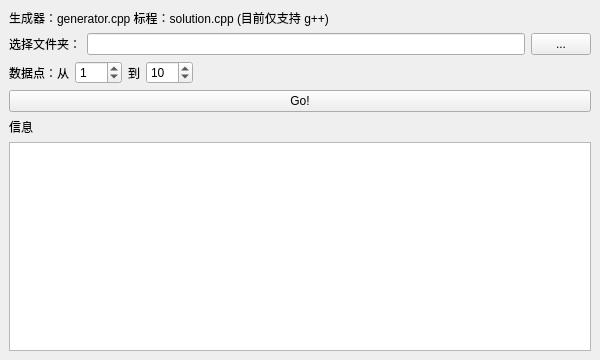
<?xml version="1.0" encoding="UTF-8"?>
<ui version="4.0">
 <class>MainWindow</class>
 <widget class="QMainWindow" name="MainWindow">
  <property name="geometry">
   <rect>
    <x>0</x>
    <y>0</y>
    <width>600</width>
    <height>360</height>
   </rect>
  </property>
  <property name="windowTitle">
   <string>qhelper v1.0 (alpha)</string>
  </property>
  <widget class="QWidget" name="centralwidget">
   <layout class="QVBoxLayout" name="verticalLayout_2">
    <item>
     <widget class="QLabel" name="label_hint">
      <property name="cursor">
       <cursorShape>IBeamCursor</cursorShape>
      </property>
      <property name="text">
       <string>生成器：generator.cpp 标程：solution.cpp (目前仅支持 g++)</string>
      </property>
      <property name="textInteractionFlags">
       <set>Qt::LinksAccessibleByMouse|Qt::TextSelectableByMouse</set>
      </property>
     </widget>
    </item>
    <item>
     <layout class="QHBoxLayout" name="horizontalLayout">
      <item>
       <widget class="QLabel" name="label_dir">
        <property name="text">
         <string>选择文件夹：</string>
        </property>
       </widget>
      </item>
      <item>
       <widget class="QLineEdit" name="line_dir">
        <property name="sizePolicy">
         <sizepolicy hsizetype="Expanding" vsizetype="Fixed">
          <horstretch>0</horstretch>
          <verstretch>0</verstretch>
         </sizepolicy>
        </property>
        <property name="readOnly">
         <bool>false</bool>
        </property>
       </widget>
      </item>
      <item>
       <widget class="QPushButton" name="button_dir">
        <property name="sizePolicy">
         <sizepolicy hsizetype="Preferred" vsizetype="Fixed">
          <horstretch>0</horstretch>
          <verstretch>0</verstretch>
         </sizepolicy>
        </property>
        <property name="maximumSize">
         <size>
          <width>60</width>
          <height>16777215</height>
         </size>
        </property>
        <property name="text">
         <string>...</string>
        </property>
       </widget>
      </item>
     </layout>
    </item>
    <item>
     <layout class="QHBoxLayout" name="horizontalLayout_2">
      <item>
       <widget class="QLabel" name="label_from">
        <property name="text">
         <string>数据点：从</string>
        </property>
       </widget>
      </item>
      <item>
       <widget class="QSpinBox" name="spin_from">
        <property name="sizePolicy">
         <sizepolicy hsizetype="Preferred" vsizetype="Fixed">
          <horstretch>0</horstretch>
          <verstretch>0</verstretch>
         </sizepolicy>
        </property>
        <property name="maximum">
         <number>999</number>
        </property>
        <property name="value">
         <number>1</number>
        </property>
       </widget>
      </item>
      <item>
       <widget class="QLabel" name="label_to">
        <property name="text">
         <string>到</string>
        </property>
       </widget>
      </item>
      <item>
       <widget class="QSpinBox" name="spin_to">
        <property name="sizePolicy">
         <sizepolicy hsizetype="Preferred" vsizetype="Fixed">
          <horstretch>0</horstretch>
          <verstretch>0</verstretch>
         </sizepolicy>
        </property>
        <property name="maximum">
         <number>999</number>
        </property>
        <property name="value">
         <number>10</number>
        </property>
       </widget>
      </item>
      <item>
       <spacer name="horizontalSpacer">
        <property name="orientation">
         <enum>Qt::Horizontal</enum>
        </property>
        <property name="sizeHint" stdset="0">
         <size>
          <width>40</width>
          <height>20</height>
         </size>
        </property>
       </spacer>
      </item>
     </layout>
    </item>
    <item>
     <widget class="QPushButton" name="button_go">
      <property name="enabled">
       <bool>true</bool>
      </property>
      <property name="text">
       <string>Go!</string>
      </property>
     </widget>
    </item>
    <item>
     <layout class="QVBoxLayout" name="verticalLayout">
      <item>
       <widget class="QLabel" name="label_info">
        <property name="text">
         <string>信息</string>
        </property>
       </widget>
      </item>
      <item>
       <widget class="QTextEdit" name="text_info">
        <property name="sizePolicy">
         <sizepolicy hsizetype="Expanding" vsizetype="Expanding">
          <horstretch>0</horstretch>
          <verstretch>0</verstretch>
         </sizepolicy>
        </property>
        <property name="maximumSize">
         <size>
          <width>16777215</width>
          <height>16777215</height>
         </size>
        </property>
        <property name="readOnly">
         <bool>true</bool>
        </property>
       </widget>
      </item>
     </layout>
    </item>
   </layout>
  </widget>
 </widget>
 <tabstops>
  <tabstop>line_dir</tabstop>
  <tabstop>button_dir</tabstop>
  <tabstop>text_info</tabstop>
 </tabstops>
 <resources/>
 <connections/>
</ui>
